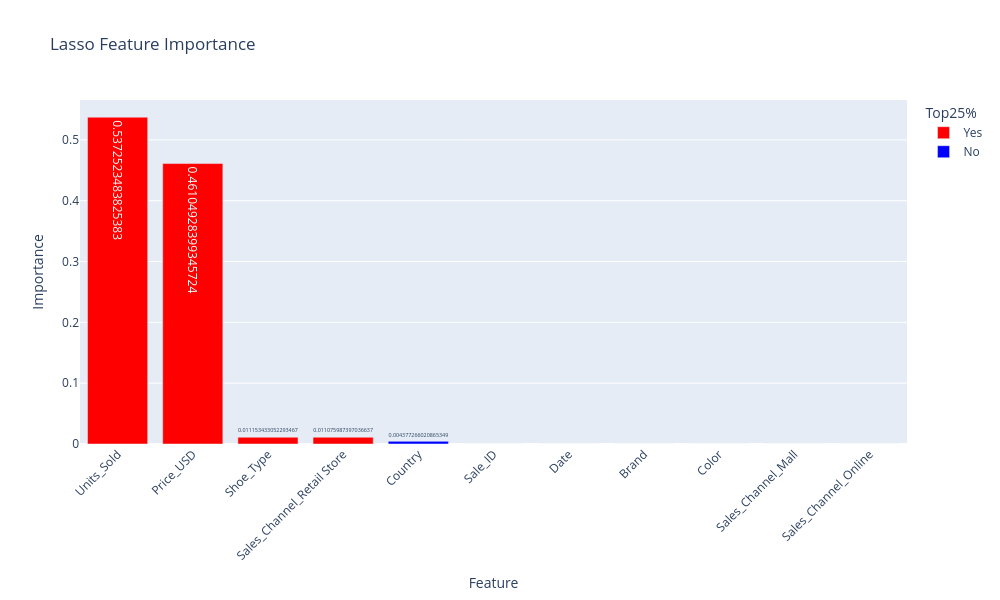

Write notebook code for a chart like this one.
### Code cell
fig = px.bar(
    feat_df,
    x='Feature',
    y='Importance',
    color='Top25%',
    color_discrete_map={'Yes': 'red', 'No': 'blue'},
    text='Importance',
    title='Lasso Feature Importance'
)

fig.update_layout(
    xaxis_tickangle=-45,
    width=1000,
    height=600
)

### Figure 1 — Plotly figure (JSON) as saved in the notebook; plotly's stock layout.template omitted (floating-point values rounded to 4 significant figures)
{"data": [{"hovertemplate": "Top25%=Yes<br>Feature=%{x}<br>Importance=%{text}<extra></extra>", "legendgroup": "Yes", "marker": {"color": "red", "pattern": {"shape": ""}}, "name": "Yes", "orientation": "v", "showlegend": true, "text": [0.5373, 0.461, 0.01115, 0.01108], "textposition": "auto", "type": "bar", "x": ["Units_Sold", "Price_USD", "Shoe_Type", "Sales_Channel_Retail Store"], "xaxis": "x", "y": [0.5373, 0.461, 0.01115, 0.01108], "yaxis": "y"}, {"hovertemplate": "Top25%=No<br>Feature=%{x}<br>Importance=%{text}<extra></extra>", "legendgroup": "No", "marker": {"color": "blue", "pattern": {"shape": ""}}, "name": "No", "orientation": "v", "showlegend": true, "text": [0.004377, 0.0, 0.0, 0.0, 0.0, 0.0, 0.0], "textposition": "auto", "type": "bar", "x": ["Country", "Sale_ID", "Date", "Brand", "Color", "Sales_Channel_Mall", "Sales_Channel_Online"], "xaxis": "x", "y": [0.004377, 0.0, 0.0, 0.0, 0.0, 0.0, 0.0], "yaxis": "y"}], "layout": {"barmode": "relative", "height": 600, "legend": {"title": {"text": "Top25%"}, "tracegroupgap": 0}, "title": {"text": "Lasso Feature Importance"}, "width": 1000, "xaxis": {"anchor": "y", "domain": [0, 1], "tickangle": -45, "title": {"text": "Feature"}}, "yaxis": {"anchor": "x", "domain": [0, 1], "title": {"text": "Importance"}}}}
